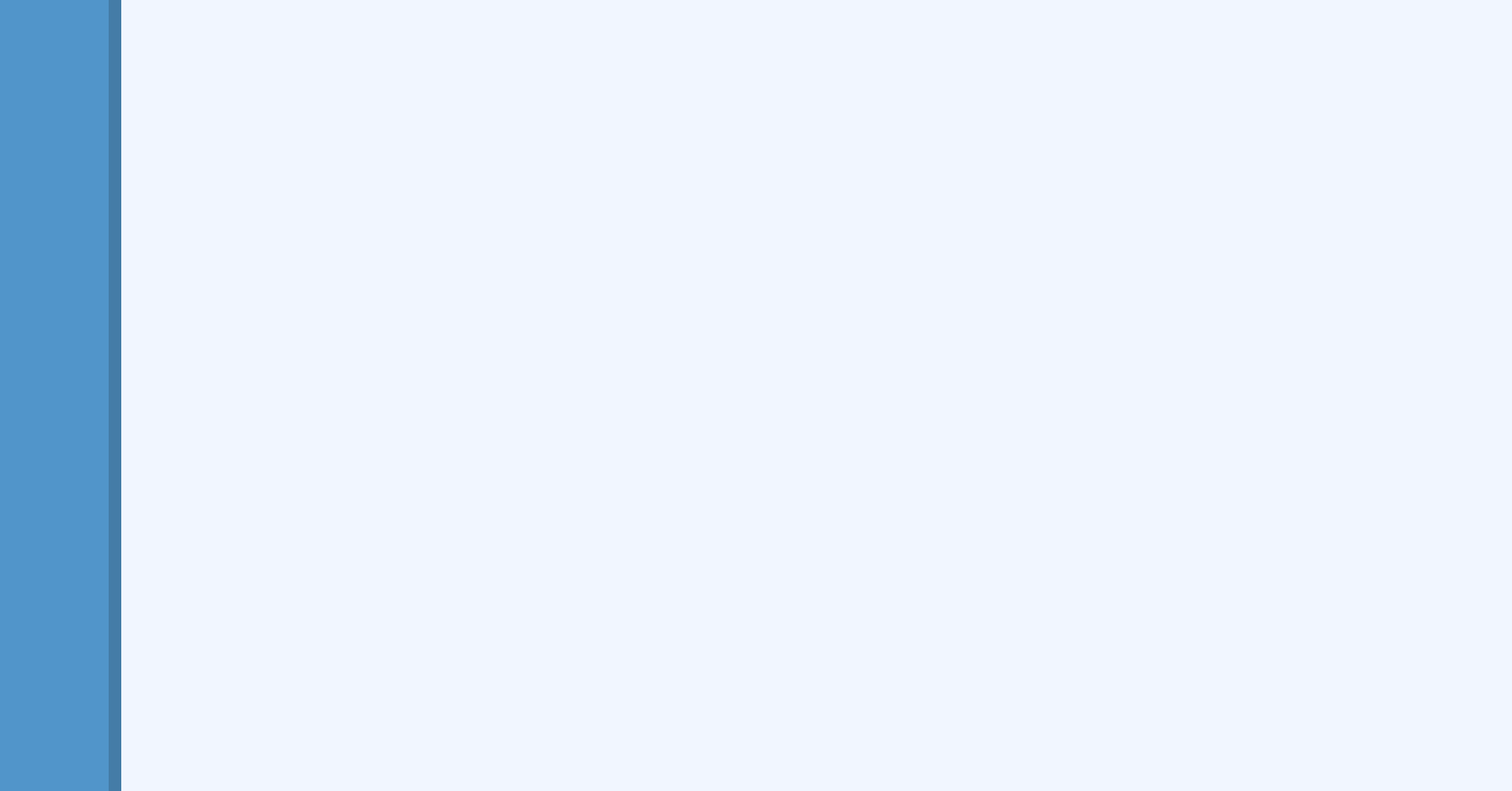
<?xml version="1.0" encoding="UTF-8"?>
<ui version="4.0">
 <class>HistoryDataPage</class>
 <widget class="QWidget" name="HistoryDataPage">
  <property name="geometry">
   <rect>
    <x>0</x>
    <y>0</y>
    <width>1920</width>
    <height>1005</height>
   </rect>
  </property>
  <property name="windowTitle">
   <string>Form</string>
  </property>
  <layout class="QHBoxLayout" name="horizontalLayout">
   <property name="spacing">
    <number>0</number>
   </property>
   <property name="leftMargin">
    <number>0</number>
   </property>
   <property name="topMargin">
    <number>0</number>
   </property>
   <property name="rightMargin">
    <number>0</number>
   </property>
   <property name="bottomMargin">
    <number>0</number>
   </property>
   <item>
    <widget class="QWidget" name="leftWidget" native="true">
     <property name="maximumSize">
      <size>
       <width>154</width>
       <height>16777215</height>
      </size>
     </property>
     <property name="styleSheet">
      <string notr="true">QWidget#leftWidget{
background:rgba(81,149,202,1);
border-style:solid;
border-width:0px 16px 0px 0px;
border-color:#447CA7;
}</string>
     </property>
    </widget>
   </item>
   <item>
    <widget class="QWidget" name="rightWidget" native="true">
     <property name="styleSheet">
      <string notr="true">QWidget#rightWidget{
	background:rgba(241,246,255,1);
}</string>
     </property>
    </widget>
   </item>
  </layout>
 </widget>
 <resources/>
 <connections/>
</ui>
